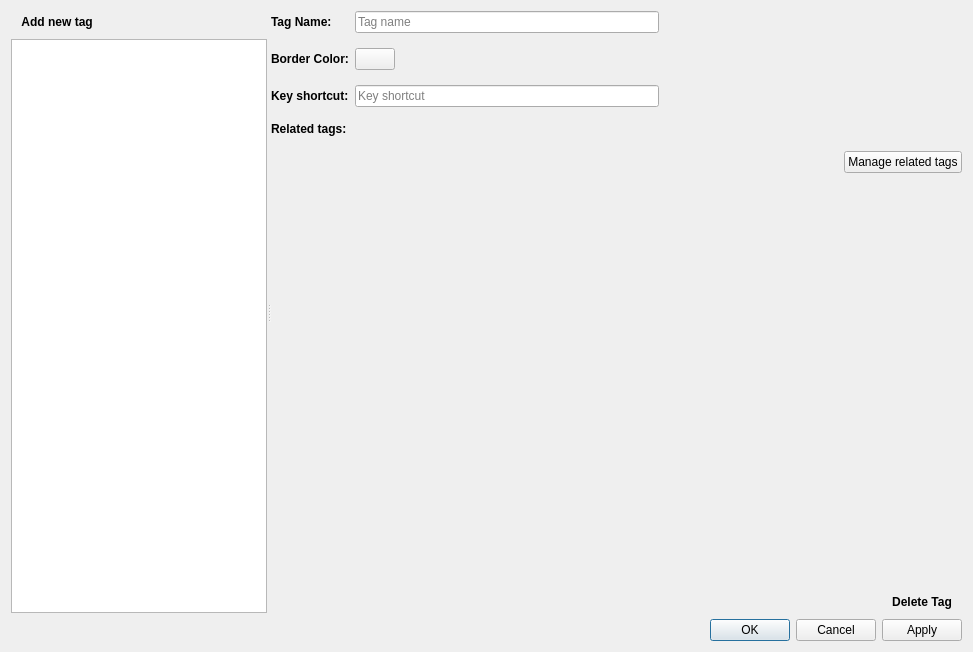
<?xml version="1.0" encoding="UTF-8"?>
<ui version="4.0">
 <class>TagDialog</class>
 <widget class="QDialog" name="TagDialog">
  <property name="geometry">
   <rect>
    <x>0</x>
    <y>0</y>
    <width>973</width>
    <height>652</height>
   </rect>
  </property>
  <property name="windowTitle">
   <string>Dialog</string>
  </property>
  <layout class="QVBoxLayout" name="verticalLayout">
   <item>
    <widget class="QSplitter" name="splitter">
     <property name="orientation">
      <enum>Qt::Horizontal</enum>
     </property>
     <widget class="QWidget" name="verticalLayoutWidget">
      <layout class="QVBoxLayout" name="verticalLayout_2">
       <item>
        <layout class="QHBoxLayout" name="horizontalLayout_8">
         <item>
          <widget class="QPushButton" name="btn_add">
           <property name="sizePolicy">
            <sizepolicy hsizetype="Maximum" vsizetype="Fixed">
             <horstretch>0</horstretch>
             <verstretch>0</verstretch>
            </sizepolicy>
           </property>
           <property name="styleSheet">
            <string notr="true">font-weight:bold</string>
           </property>
           <property name="text">
            <string>  Add new tag</string>
           </property>
           <property name="icon">
            <iconset resource="../../resources.qrc">
             <normaloff>:/icons/add</normaloff>:/icons/add</iconset>
           </property>
           <property name="iconSize">
            <size>
             <width>16</width>
             <height>16</height>
            </size>
           </property>
           <property name="flat">
            <bool>true</bool>
           </property>
          </widget>
         </item>
         <item>
          <spacer name="horizontalSpacer_5">
           <property name="orientation">
            <enum>Qt::Horizontal</enum>
           </property>
           <property name="sizeHint" stdset="0">
            <size>
             <width>40</width>
             <height>20</height>
            </size>
           </property>
          </spacer>
         </item>
        </layout>
       </item>
       <item>
        <widget class="QListWidget" name="tag_list">
         <property name="sizePolicy">
          <sizepolicy hsizetype="Expanding" vsizetype="Expanding">
           <horstretch>1</horstretch>
           <verstretch>0</verstretch>
          </sizepolicy>
         </property>
        </widget>
       </item>
      </layout>
     </widget>
     <widget class="QWidget" name="tag_form" native="true">
      <property name="sizePolicy">
       <sizepolicy hsizetype="Preferred" vsizetype="Preferred">
        <horstretch>4</horstretch>
        <verstretch>0</verstretch>
       </sizepolicy>
      </property>
      <layout class="QGridLayout" name="gridLayout">
       <property name="verticalSpacing">
        <number>15</number>
       </property>
       <item row="2" column="0">
        <widget class="QLabel" name="label_4">
         <property name="font">
          <font>
           <weight>75</weight>
           <bold>true</bold>
          </font>
         </property>
         <property name="text">
          <string>Key shortcut:</string>
         </property>
        </widget>
       </item>
       <item row="3" column="0">
        <widget class="QLabel" name="label_2">
         <property name="font">
          <font>
           <weight>75</weight>
           <bold>true</bold>
          </font>
         </property>
         <property name="text">
          <string>Related tags:</string>
         </property>
        </widget>
       </item>
       <item row="0" column="0">
        <widget class="QLabel" name="label">
         <property name="font">
          <font>
           <weight>75</weight>
           <bold>true</bold>
          </font>
         </property>
         <property name="text">
          <string>Tag Name:</string>
         </property>
        </widget>
       </item>
       <item row="1" column="1">
        <layout class="QHBoxLayout" name="horizontalLayout_2">
         <item>
          <widget class="QPushButton" name="btn_color">
           <property name="sizePolicy">
            <sizepolicy hsizetype="Fixed" vsizetype="Fixed">
             <horstretch>0</horstretch>
             <verstretch>0</verstretch>
            </sizepolicy>
           </property>
           <property name="autoFillBackground">
            <bool>true</bool>
           </property>
           <property name="text">
            <string/>
           </property>
          </widget>
         </item>
         <item>
          <spacer name="horizontalSpacer">
           <property name="orientation">
            <enum>Qt::Horizontal</enum>
           </property>
           <property name="sizeHint" stdset="0">
            <size>
             <width>40</width>
             <height>20</height>
            </size>
           </property>
          </spacer>
         </item>
        </layout>
       </item>
       <item row="3" column="1">
        <widget class="QLabel" name="lbl_related_tags">
         <property name="text">
          <string/>
         </property>
        </widget>
       </item>
       <item row="1" column="0">
        <widget class="QLabel" name="label_3">
         <property name="font">
          <font>
           <weight>75</weight>
           <bold>true</bold>
          </font>
         </property>
         <property name="text">
          <string>Border Color:</string>
         </property>
        </widget>
       </item>
       <item row="0" column="1">
        <layout class="QHBoxLayout" name="horizontalLayout_5">
         <item>
          <widget class="QLineEdit" name="input_name">
           <property name="placeholderText">
            <string>Tag name</string>
           </property>
          </widget>
         </item>
         <item>
          <spacer name="horizontalSpacer_3">
           <property name="orientation">
            <enum>Qt::Horizontal</enum>
           </property>
           <property name="sizeHint" stdset="0">
            <size>
             <width>40</width>
             <height>20</height>
            </size>
           </property>
          </spacer>
         </item>
        </layout>
       </item>
       <item row="4" column="1">
        <layout class="QHBoxLayout" name="horizontalLayout_6">
         <item>
          <spacer name="horizontalSpacer_4">
           <property name="orientation">
            <enum>Qt::Horizontal</enum>
           </property>
           <property name="sizeHint" stdset="0">
            <size>
             <width>40</width>
             <height>20</height>
            </size>
           </property>
          </spacer>
         </item>
         <item>
          <widget class="QPushButton" name="btn_edit_related">
           <property name="text">
            <string>Manage related tags</string>
           </property>
          </widget>
         </item>
        </layout>
       </item>
       <item row="2" column="1">
        <layout class="QHBoxLayout" name="horizontalLayout_4">
         <item>
          <widget class="KeySequenceEdit" name="input_keyseq">
           <property name="placeholderText">
            <string>Key shortcut</string>
           </property>
          </widget>
         </item>
         <item>
          <spacer name="horizontalSpacer_2">
           <property name="orientation">
            <enum>Qt::Horizontal</enum>
           </property>
           <property name="sizeHint" stdset="0">
            <size>
             <width>40</width>
             <height>20</height>
            </size>
           </property>
          </spacer>
         </item>
        </layout>
       </item>
       <item row="5" column="0" colspan="2">
        <spacer name="verticalSpacer">
         <property name="orientation">
          <enum>Qt::Vertical</enum>
         </property>
         <property name="sizeHint" stdset="0">
          <size>
           <width>20</width>
           <height>40</height>
          </size>
         </property>
        </spacer>
       </item>
       <item row="6" column="0" colspan="2">
        <layout class="QHBoxLayout" name="horizontalLayout_9">
         <item>
          <spacer name="horizontalSpacer_6">
           <property name="orientation">
            <enum>Qt::Horizontal</enum>
           </property>
           <property name="sizeHint" stdset="0">
            <size>
             <width>40</width>
             <height>20</height>
            </size>
           </property>
          </spacer>
         </item>
         <item>
          <widget class="QPushButton" name="btn_delete">
           <property name="font">
            <font>
             <weight>75</weight>
             <bold>true</bold>
            </font>
           </property>
           <property name="text">
            <string>Delete Tag</string>
           </property>
           <property name="icon">
            <iconset resource="../../resources.qrc">
             <normaloff>:/icons/delete</normaloff>:/icons/delete</iconset>
           </property>
           <property name="flat">
            <bool>true</bool>
           </property>
          </widget>
         </item>
        </layout>
       </item>
      </layout>
     </widget>
    </widget>
   </item>
   <item>
    <widget class="QDialogButtonBox" name="buttonBox">
     <property name="orientation">
      <enum>Qt::Horizontal</enum>
     </property>
     <property name="standardButtons">
      <set>QDialogButtonBox::Apply|QDialogButtonBox::Cancel|QDialogButtonBox::Ok</set>
     </property>
    </widget>
   </item>
  </layout>
 </widget>
 <customwidgets>
  <customwidget>
   <class>KeySequenceEdit</class>
   <extends>QLineEdit</extends>
   <header>AudioTagger/keysequenceedit.h</header>
  </customwidget>
 </customwidgets>
 <resources>
  <include location="../../resources.qrc"/>
 </resources>
 <connections>
  <connection>
   <sender>buttonBox</sender>
   <signal>accepted()</signal>
   <receiver>TagDialog</receiver>
   <slot>accept()</slot>
   <hints>
    <hint type="sourcelabel">
     <x>248</x>
     <y>254</y>
    </hint>
    <hint type="destinationlabel">
     <x>157</x>
     <y>274</y>
    </hint>
   </hints>
  </connection>
  <connection>
   <sender>buttonBox</sender>
   <signal>rejected()</signal>
   <receiver>TagDialog</receiver>
   <slot>reject()</slot>
   <hints>
    <hint type="sourcelabel">
     <x>316</x>
     <y>260</y>
    </hint>
    <hint type="destinationlabel">
     <x>286</x>
     <y>274</y>
    </hint>
   </hints>
  </connection>
 </connections>
</ui>
